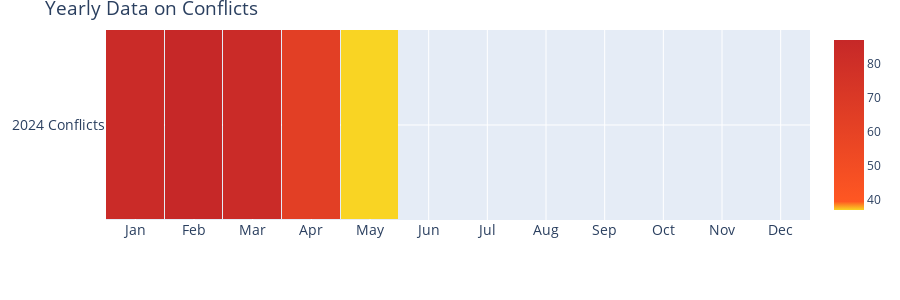
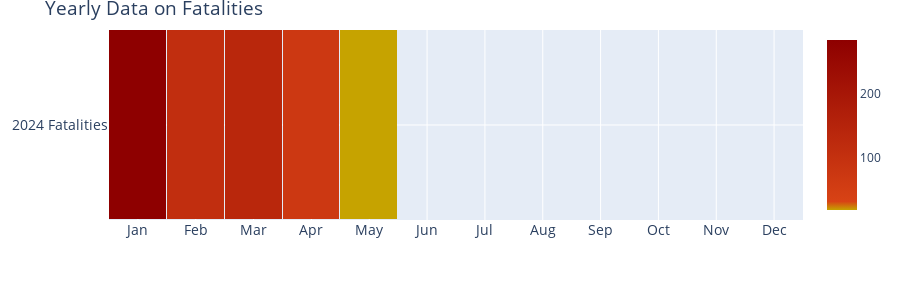

Source (notebook cell) for these figures, in order:
### Markdown cell above
### 3). Heatmap to show conflict and fatality occurences over past 2 years


Between January 2022 and May 2024, the country experienced the most conflict events in October 2022, with 136 events resulting in 96 fatalities. However, the highest number of fatalities occurred in January 2024, with 283 fatalities from 84 conflicts, followed by December 2023, with 237 fatalities from 49 conflicts. These relatively high fatality numbers were observed ***post-coup***.

### Code cell
## Dictionary to map month numbers to month names
month_names = {
    "January": "Jan",
    "February": "Feb",
    "March": "Mar",
    "April": "Apr",
    "May": "May",
    "June": "Jun",
    "July": "Jul",
    "August": "Aug",
    "September": "Sep",
    "October": "Oct",
    "November": "Nov",
    "December": "Dec",
}

## Filter data for specified years
filtered_df = niger_df[niger_df["year"].isin([2022, 2023, 2024])]

## Aggregate data by year and month
pivot_df1 = (
    filtered_df.groupby(["year", "month"])
    .size()
    .unstack()
    .rename(columns=month_names)[list(month_names.values())]
)

pivot_df2 = (
    filtered_df.groupby(["year", "month"])["fatalities"]
    .sum()
    .unstack()
    .rename(columns=month_names)[list(month_names.values())]
)

## Color scales for heatmaps
colorscale_conflicts = [
    (0.0, "#F9D423"),  # Dark yellow
    (0.05, "#FF5722"),  # Dark orange
    (1.0, "#C62828"),  # Dark red
]

colorscale_fatalities = [
    (0.0, "#C6A300"),  # A darker shade of yellow
    (0.05, "#D84315"),  # A darker shade of orange
    (1.0, "#8E0000"),  # A darker shade of red
]


## Create the figures
fig_conflicts = go.Figure()
fig_fatalities = go.Figure()


years = sorted(set(pivot_df1.index).union(pivot_df2.index))

## Populate both figures with their respective traces, all initially invisible
for year in years:
    fig_conflicts.add_trace(
        go.Heatmap(
            z=pivot_df1.loc[year].values.reshape(1, -1),
            x=pivot_df1.columns,
            y=[f"{year} Conflicts"],
            colorscale=colorscale_conflicts,
            xgap=1,
            ygap=1,
            visible=False,  # Start all traces as invisible
        )
    )
    fig_fatalities.add_trace(
        go.Heatmap(
            z=pivot_df2.loc[year].values.reshape(1, -1),
            x=pivot_df2.columns,
            y=[f"{year} Fatalities"],
            colorscale=colorscale_fatalities,
            xgap=1,
            ygap=1,
            visible=False,
        )
    )

## Initialize the slider
slider = widgets.SelectionSlider(
    options=[(str(year), i) for i, year in enumerate(years)],
    value=0,
    description="Year",
    continuous_update=False,
    layout=widgets.Layout(width="20%", margin="auto"),
    style={"description_width": "initial", "handle_color": "lightblue"},
)


## Update layout and sliders for conflicts figure
fig_conflicts.update_layout(
    title={"text": "Yearly Data on Conflicts", "font": {"size": 19}},
    xaxis=dict(tickfont=dict(size=14)),
    yaxis=dict(tickfont=dict(size=14)),
    height=300,
    margin=dict(t=30),
)

## Update layout and sliders for fatalities figure
fig_fatalities.update_layout(
    title={"text": "Yearly Data on Fatalities", "font": {"size": 19}},
    xaxis=dict(tickfont=dict(size=14)),
    yaxis=dict(tickfont=dict(size=14)),
    height=300,
    margin=dict(t=30),
)


## Function to update the visibility of the traces based on the slider
def update_figures(change):
    year_idx = change["new"]

    clear_output(wait=True)

    # Update visibility based on the selected index
    for fig in [fig_conflicts, fig_fatalities]:
        for i, trace in enumerate(fig.data):
            trace.visible = i == year_idx

    # Display slider and updated figures
    display(slider)
    display(fig_conflicts)
    display(fig_fatalities)


# Observe slider for changes
slider.observe(update_figures, names="value")

# Display initial state
update_figures({"new": 0})

### Figure 1 — Plotly figure (JSON) as saved in the notebook; plotly's stock layout.template omitted (floating-point values rounded to 4 significant figures)
{"data": [{"colorscale": [[0, "#F9D423"], [0.05, "#FF5722"], [1, "#C62828"]], "type": "heatmap", "visible": false, "x": ["Jan", "Feb", "Mar", "Apr", "May", "Jun", "Jul", "Aug", "Sep", "Oct", "Nov", "Dec"], "xgap": 1, "y": ["2022 Conflicts"], "ygap": 1, "z": [[64, 48, 27, 52, 51, 79, 97, 96, 121, 136, 90, 121]]}, {"colorscale": [[0, "#F9D423"], [0.05, "#FF5722"], [1, "#C62828"]], "type": "heatmap", "visible": false, "x": ["Jan", "Feb", "Mar", "Apr", "May", "Jun", "Jul", "Aug", "Sep", "Oct", "Nov", "Dec"], "xgap": 1, "y": ["2023 Conflicts"], "ygap": 1, "z": [[76, 55, 93, 60, 58, 61, 53, 65, 46, 64, 115, 49]]}, {"colorscale": [[0, "#F9D423"], [0.05, "#FF5722"], [1, "#C62828"]], "type": "heatmap", "visible": true, "x": ["Jan", "Feb", "Mar", "Apr", "May", "Jun", "Jul", "Aug", "Sep", "Oct", "Nov", "Dec"], "xgap": 1, "y": ["2024 Conflicts"], "ygap": 1, "z": [[84, 87, 84, 64, 37, null, null, null, null, null, null, null]]}], "layout": {"height": 300, "margin": {"t": 30}, "title": {"font": {"size": 19}, "text": "Yearly Data on Conflicts"}, "xaxis": {"tickfont": {"size": 14}}, "yaxis": {"tickfont": {"size": 14}}}}

### Figure 2 — Plotly figure (JSON) as saved in the notebook; plotly's stock layout.template omitted (floating-point values rounded to 4 significant figures)
{"data": [{"colorscale": [[0, "#C6A300"], [0.05, "#D84315"], [1, "#8E0000"]], "type": "heatmap", "visible": false, "x": ["Jan", "Feb", "Mar", "Apr", "May", "Jun", "Jul", "Aug", "Sep", "Oct", "Nov", "Dec"], "xgap": 1, "y": ["2022 Fatalities"], "ygap": 1, "z": [[54, 68, 93, 99, 118, 127, 79, 60, 54, 96, 66, 76]]}, {"colorscale": [[0, "#C6A300"], [0.05, "#D84315"], [1, "#8E0000"]], "type": "heatmap", "visible": false, "x": ["Jan", "Feb", "Mar", "Apr", "May", "Jun", "Jul", "Aug", "Sep", "Oct", "Nov", "Dec"], "xgap": 1, "y": ["2023 Fatalities"], "ygap": 1, "z": [[52, 65, 132, 47, 49, 75, 36, 167, 68, 157, 64, 237]]}, {"colorscale": [[0, "#C6A300"], [0.05, "#D84315"], [1, "#8E0000"]], "type": "heatmap", "visible": true, "x": ["Jan", "Feb", "Mar", "Apr", "May", "Jun", "Jul", "Aug", "Sep", "Oct", "Nov", "Dec"], "xgap": 1, "y": ["2024 Fatalities"], "ygap": 1, "z": [[283, 110, 137, 73, 20, null, null, null, null, null, null, null]]}], "layout": {"height": 300, "margin": {"t": 30}, "title": {"font": {"size": 19}, "text": "Yearly Data on Fatalities"}, "xaxis": {"tickfont": {"size": 14}}, "yaxis": {"tickfont": {"size": 14}}}}
